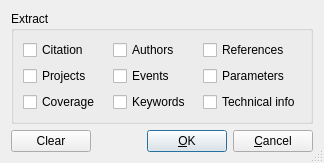
<?xml version="1.0" encoding="UTF-8"?>
<ui version="4.0">
 <class>MetadataXMLDialog</class>
 <widget class="QDialog" name="MetadataXMLDialog">
  <property name="geometry">
   <rect>
    <x>0</x>
    <y>0</y>
    <width>324</width>
    <height>163</height>
   </rect>
  </property>
  <property name="windowTitle">
   <string>extract metadata XML options</string>
  </property>
  <property name="sizeGripEnabled">
   <bool>true</bool>
  </property>
  <layout class="QGridLayout" name="gridLayout_2">
   <item row="0" column="0">
    <widget class="QGroupBox" name="groupBox_2">
     <property name="title">
      <string>Extract</string>
     </property>
     <layout class="QGridLayout" name="gridLayout">
      <item row="0" column="0">
       <widget class="QCheckBox" name="Citation_checkBox">
        <property name="text">
         <string>Citation</string>
        </property>
       </widget>
      </item>
      <item row="0" column="1">
       <widget class="QCheckBox" name="Authors_checkBox">
        <property name="text">
         <string>Authors</string>
        </property>
       </widget>
      </item>
      <item row="0" column="2">
       <widget class="QCheckBox" name="References_checkBox">
        <property name="text">
         <string>References</string>
        </property>
       </widget>
      </item>
      <item row="1" column="0">
       <widget class="QCheckBox" name="Projects_checkBox">
        <property name="text">
         <string>Projects</string>
        </property>
       </widget>
      </item>
      <item row="1" column="1">
       <widget class="QCheckBox" name="Events_checkBox">
        <property name="text">
         <string>Events</string>
        </property>
       </widget>
      </item>
      <item row="1" column="2">
       <widget class="QCheckBox" name="Parameters_checkBox">
        <property name="text">
         <string>Parameters</string>
        </property>
       </widget>
      </item>
      <item row="2" column="0">
       <widget class="QCheckBox" name="Coverage_checkBox">
        <property name="text">
         <string>Coverage</string>
        </property>
       </widget>
      </item>
      <item row="2" column="1">
       <widget class="QCheckBox" name="Keywords_checkBox">
        <property name="text">
         <string>Keywords</string>
        </property>
       </widget>
      </item>
      <item row="2" column="2">
       <widget class="QCheckBox" name="TechnicalInfo_checkBox">
        <property name="text">
         <string>Technical info</string>
        </property>
       </widget>
      </item>
     </layout>
    </widget>
   </item>
   <item row="1" column="0">
    <layout class="QHBoxLayout" name="horizontalLayout">
     <item>
      <widget class="QPushButton" name="ClearAll_pushButton">
       <property name="text">
        <string>Clear</string>
       </property>
      </widget>
     </item>
     <item>
      <spacer name="horizontalSpacer">
       <property name="orientation">
        <enum>Qt::Horizontal</enum>
       </property>
       <property name="sizeHint" stdset="0">
        <size>
         <width>40</width>
         <height>20</height>
        </size>
       </property>
      </spacer>
     </item>
     <item>
      <widget class="QPushButton" name="OK_pushButton">
       <property name="text">
        <string>&amp;OK</string>
       </property>
       <property name="default">
        <bool>true</bool>
       </property>
      </widget>
     </item>
     <item>
      <widget class="QPushButton" name="Cancel_pushButton">
       <property name="text">
        <string>&amp;Cancel</string>
       </property>
      </widget>
     </item>
    </layout>
   </item>
  </layout>
 </widget>
 <tabstops>
  <tabstop>Citation_checkBox</tabstop>
  <tabstop>Authors_checkBox</tabstop>
  <tabstop>References_checkBox</tabstop>
  <tabstop>Projects_checkBox</tabstop>
  <tabstop>Events_checkBox</tabstop>
  <tabstop>Parameters_checkBox</tabstop>
  <tabstop>Coverage_checkBox</tabstop>
  <tabstop>Keywords_checkBox</tabstop>
  <tabstop>TechnicalInfo_checkBox</tabstop>
  <tabstop>ClearAll_pushButton</tabstop>
  <tabstop>OK_pushButton</tabstop>
  <tabstop>Cancel_pushButton</tabstop>
 </tabstops>
 <resources/>
 <connections/>
</ui>
